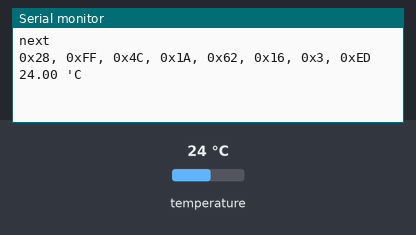
This sketch was run on a simulated Arduino Uno, built with avr-gcc and run on an emulated ATmega328P. Parts: the last lines printed to the serial monitor. Inputs (shaded band) come from the test bench; at power-on: temperature 24 °C.

Above: at 1.2 s.
1.3 s: temperature set to 12 °C
At 2.2 s:
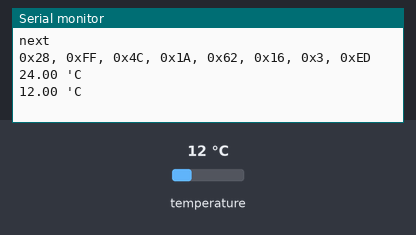
2.8 s: temperature set to 19 °C
At 3.7 s:
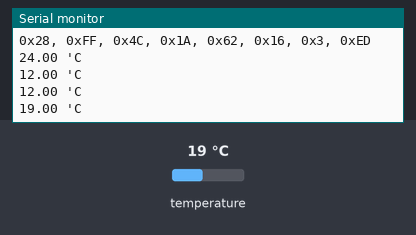
Timing chart, 0 to 5.8 s (numbered marks = the images above; inputs shaded):
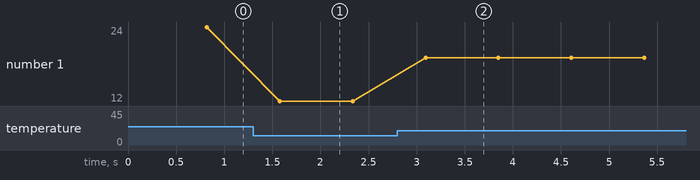

The sketch:

temperature.ino
```cpp
// Reads the temperature from one DS18B20 sensor

#include <OneWire.h>
#include <DS18B20.h>

// 1-Wire bus Arduino pin
const byte ONEWIRE_PIN = 3;

// Sensor address
// EXAMPLE:
// byte sensorAddress[8] = {0x28, 0xFF, 0xBB, 0xF4, 0xA1, 0x16, 0x4, 0x72};
byte sensorAddress[8];

// 1-Wire object
OneWire onewire(ONEWIRE_PIN);
// DS18B20 sensors object
DS18B20 sensors(&onewire);

void setup() {
  // Serial port setup
  while(!Serial);
  Serial.begin(9600);

  // search DS18B20 sensorAdress
  while(onewire.search(sensorAddress))
  {
    Serial.println("next");
    if (sensorAddress[0] != 0x28)
      continue;

    if (OneWire::crc8(sensorAddress, 7) != sensorAddress[7])
    {
      Serial.println(F("1-Wire bus connection error!"));
      break;
    }

    //print found sensorAdress
    for (byte i=0; i<8; i++)
    {
      Serial.print(F("0x"));
      Serial.print(sensorAddress[i], HEX);

      if (i < 7)
        Serial.print(F(", "));
    }
    Serial.println();
  }

  // DS18B20 sensors setup
  sensors.begin();
}

void loop() {
  // Requests sensor for measurement
  sensors.request(sensorAddress);

  // Waiting (block the program) for measurement reesults
  while(!sensors.available());

  // Reads the temperature from sensor
  float temperature = sensors.readTemperature(sensorAddress);

  // Prints the temperature on Serial Monitor
  Serial.print(temperature);
  Serial.println(F(" 'C"));
}
```

DS18B20.cpp
```cpp
#include "DS18B20.h"

// Exception handler
// Prints the line number of the exception and block the program, when the function returns false
void __check(bool value, uint16_t line)
{
  if (value)
    return;

  Serial.print(F("EXCEPTION at line: "));
  Serial.println(line);
  while(1);
}

// Constructor
// Argument: Pointer to OneWire object
// Return: New DS18B20 object
DS18B20::DS18B20(OneWire *oneWire)
{
  _oneWire = oneWire;
  _quality = 0;
  _samePowerType = false;
  _powerType = false;
  _beginConversionTime = 0;
}

// Setup for all ds19b20 sensors in 1-Wire bus.
// Argument: quality - measurement resolution in bits (from 9 to 12)
// Return:
// true - if all operations were successful
// false - when the bus is physically damaged
//       - when devices not respond
//       - when device address is not valid
//       - when not detect any device
bool DS18B20::begin(uint8_t quality)
{
  _quality = constrain(quality, 9, 12);
  uint8_t address[8];
  uint8_t devices = 0;
  uint8_t parasiteDevices = 0;

  uint32_t beginResetTimeout = millis();

  while(!_oneWire->reset())
  {
    uint32_t elapsedResetTimeout = millis() - beginResetTimeout;

    if (elapsedResetTimeout > 1000)
      return false;
  }

  _oneWire->reset_search();
  while (_oneWire->search(address))
  {
    if (OneWire::crc8(address, 7) != address[7])
      return false;

    if (address[0] != 0x28)
      continue;

    if (!_sendQuality(address))
      return false;

    _powerType = _receivePowerType(address);
    if (!_powerType)
      parasiteDevices++;

    devices++;
  }

  if (parasiteDevices == devices || parasiteDevices == 0)
    _samePowerType = true;

  if (devices == 0)
    return false;

  return true;
}

// Request for temperature measurements on all devices
// Return:
// - true - if operation were successful
// - false - if devices have different ways of power (combinations of normal and parasite in one bus)
//         - if devices not responding
bool DS18B20::request()
{
  if (!_samePowerType)
    return false;

  if (!_oneWire->reset())
    return false;

  _oneWire->skip();
  _oneWire->write(0x44, !_powerType);

  _beginConversionTime = millis();

  return true;
}

// Request for temperature measurements on device
// Argument: Pointer to an array of device address
// Return:
// - true - if operation were successful
// - false - if device not responding
bool DS18B20::request(uint8_t *address)
{
  if (!_samePowerType)
  {
    _powerType = _receivePowerType(address);
  }

  if (!_oneWire->reset())
    return false;

  _oneWire->select(address);
  _oneWire->write(0x44, !_powerType);

  _beginConversionTime = millis();

  return true;
}

// Request for temperature measurements on device
// Argument: Pointer to an array in flash memory of device address
// Return:
// - true - if operation were successful
// - false - if device not responding
bool DS18B20::request(const __FlashStringHelper *_address)
{
  uint8_t address[8];
  _readFlashAddress(_address, address);

  return request(address);
}

// Checks if devices completed the measurement
// Return:
// - true - the measurement was completed
// - false - the measurement wasn't completed
bool DS18B20::available(void)
{
  uint32_t durationTime[] = {94, 188, 375, 750};
  uint32_t elapsedTime = millis() - _beginConversionTime;
  bool timeout = elapsedTime >= durationTime[_quality-9];

  if (_powerType)
  {
    bool ready = _oneWire->read_bit();

    if (ready || timeout)
      return true;
  }

  if (timeout)
    return true;

  return false;
}

// Read temperature from device
// Argument: Pointer to an array of device address
// Return: temperature in degrees Celsius
// If the temperature is TEMP_ERROR value - measurement failed because:
// - the bus is physically damaged
// - devices not respond
// - when data from the device is not valid
// - when not detect device of thad address
float DS18B20::readTemperature(uint8_t *address)
{
  uint8_t scratchpad[9];

  if (!_sendCommand(address, 0xbe))
    return TEMP_ERROR;

  _oneWire->read_bytes(scratchpad, 9);

  if (OneWire::crc8(scratchpad, 8) != scratchpad[8])
    return TEMP_ERROR;

  float quality[] = {0.5, 0.25, 0.125, 0.0625};
  uint8_t shift[] = {3, 2, 1, 0};
  int16_t raw = word(scratchpad[1], scratchpad[0]);
  raw >>= shift[_quality-9];

  return raw * quality[_quality-9];
}

// Read temperature from device
// Argument: Pointer to an array in flash memory of device address
// Return: temperature in degrees Celsius
// If the temperature is TEMP_ERROR value - measurement failed because:
// - the bus is physically damaged
// - devices not respond
// - when data from the device is not valid
// - when not detect device of thad address
float DS18B20::readTemperature(const __FlashStringHelper *_address)
{
  uint8_t address[8];
  _readFlashAddress(_address, address);

  return readTemperature(address);
}

// private methods
bool DS18B20::_sendCommand(uint8_t *address, uint8_t command)
{
  if (!_oneWire->reset())
    return false;

  _oneWire->select(address);
  _oneWire->write(command);

  return true;
}

bool DS18B20::_sendQuality(uint8_t *address)
{
  if (!_sendCommand(address, 0x4e))
    return false;

  _oneWire->write(0);
  _oneWire->write(0);

  uint8_t quality = _quality;
  quality -= 9;
  quality <<= 5;
  quality |= 0b00011111;
  _oneWire->write(quality);

  return true;
}

bool DS18B20::_receivePowerType(uint8_t *address)
{
  _sendCommand(address, 0xb4);

  return _oneWire->read();
}

void DS18B20::_readFlashAddress(const __FlashStringHelper *_address, uint8_t *address)
{
  const uint8_t *pgmAddress PROGMEM = (const uint8_t PROGMEM *) _address;

  for (uint8_t i=0; i<8; i++)
  {
    address[i] = pgm_read_byte(pgmAddress++);
  }
}
```

DS18B20.h
```cpp
#ifndef _DS18B20_h_
#define _DS18B20_h_

#include <Arduino.h>
#include <inttypes.h>
#include <avr/pgmspace.h>
#include <OneWire.h>

#define TEMP_ERROR -273.15f

// Pointer type to an array in flash memory of device address
#define FA( pgm_ptr ) ( reinterpret_cast< const __FlashStringHelper * >( pgm_ptr ) )

// Exceptions catcher
#define E(a) __check(a, __LINE__)

// Teperature value exception catcher
#define TE(a) __check(a != TEMP_ERROR, __LINE__)


void __check(bool value, uint16_t line);

class DS18B20
{
public:
  DS18B20(OneWire *oneWire);
  bool begin(uint8_t quality=12);
  bool request(void);
  bool request(uint8_t *address);
  bool request(const __FlashStringHelper *_address);

  bool available(void);
  float readTemperature(uint8_t *address);
  float readTemperature(const __FlashStringHelper *_address);

private:
  OneWire *_oneWire;
  uint8_t _quality;
  bool _samePowerType;
  bool _powerType;
  uint32_t _beginConversionTime;

  bool _sendCommand(uint8_t *address, uint8_t command);
  bool _sendQuality(uint8_t *address);
  bool _receivePowerType(uint8_t *address);
  void _readFlashAddress(const __FlashStringHelper *_address, uint8_t *address);
};
#endif
```

Measured:
- after the input at 1.3 s, the serial monitor: prints a new line after 0.28 s (image 1)
- after the input at 2.8 s, the serial monitor: prints a new line after 0.29 s (image 2)
- plotted number 1: 24 → 12 after the input at 1.3 s, 12 → 19 after the input at 2.8 s
